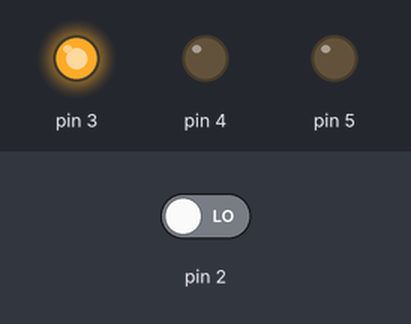
Recording of a sketch running on a simulated Arduino Uno, built with avr-gcc and run on an emulated ATmega328P. Parts: output pins drawn as LEDs (lit = HIGH). The inputs (shaded band) are chosen by the test bench; at power-on: pin 2 LOW.

Above: at 1.2 s.
1.3 s: pin 2 driven HIGH
At 1.9 s:
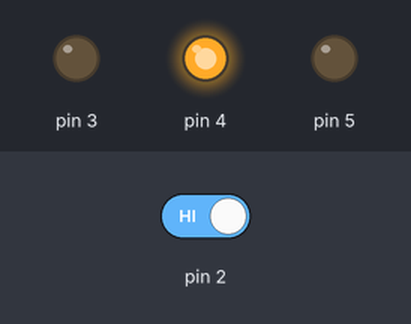
Timing chart, 0 to 4.3 s (numbered marks = the images above; inputs shaded):
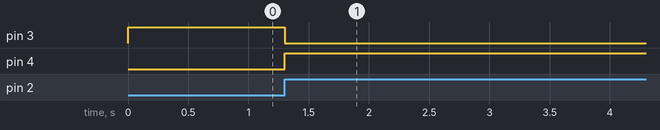

Measured:
- after the input at 1.3 s, pin 3: HIGH → LOW at once; pin 4: LOW → HIGH at once

The sketch:

Spaceship.ino
```cpp
int switchStateOld=HIGH;
int switchStateNew=LOW;
int Toggle = 1;

void setup() {
  // put your setup code here, to run once:
  pinMode (3,OUTPUT);
  pinMode (4,OUTPUT);
  pinMode (5,OUTPUT);
  pinMode (2,INPUT);
  Serial.begin(9600);

}

void loop() {
  // put your main code here, to run repeatedly:
  switchStateNew = digitalRead(2);

  if (switchStateOld == LOW && switchStateNew==HIGH ){
    if(Toggle == 0){
      Toggle=1;
    }else{
      Toggle=0;
    }
  }

  switchStateOld=switchStateNew;

  if (Toggle == 1){
    digitalWrite(3,1);
    digitalWrite(4,0);
  }
  else{
    digitalWrite(3,0);
    digitalWrite(4,1);

  }


}
```
